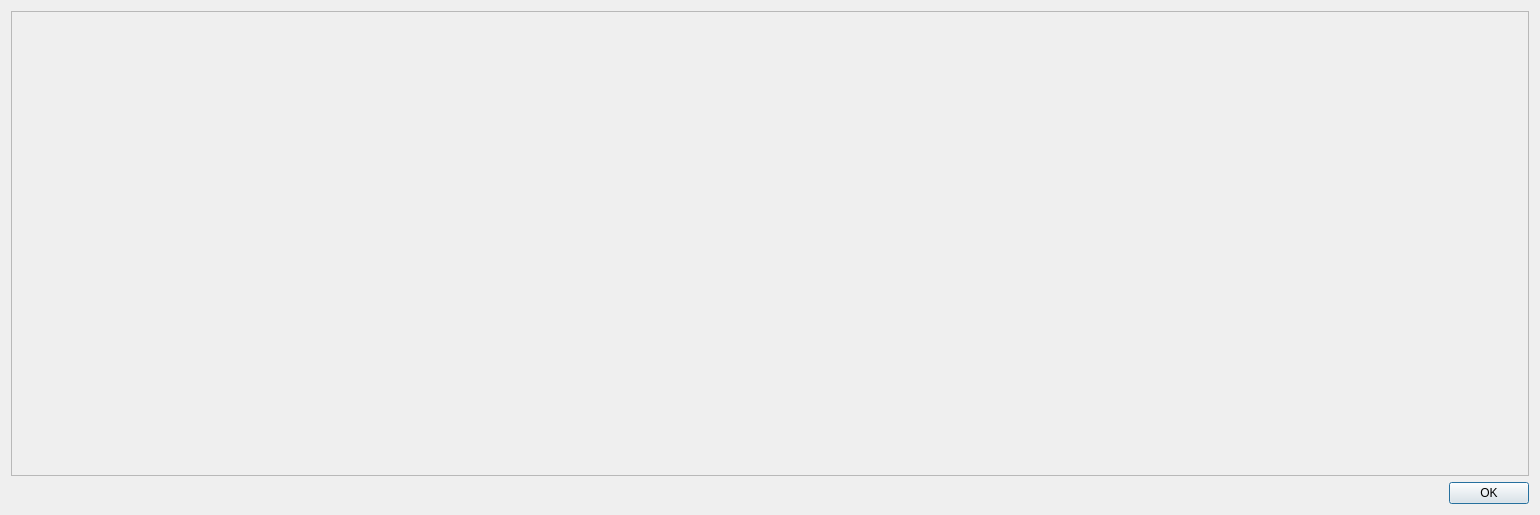
<?xml version="1.0" encoding="UTF-8"?>
<ui version="4.0">
 <class>TicketPredictionsDialog</class>
 <widget class="QDialog" name="TicketPredictionsDialog">
  <property name="geometry">
   <rect>
    <x>0</x>
    <y>0</y>
    <width>1540</width>
    <height>515</height>
   </rect>
  </property>
  <property name="sizePolicy">
   <sizepolicy hsizetype="Expanding" vsizetype="Expanding">
    <horstretch>0</horstretch>
    <verstretch>0</verstretch>
   </sizepolicy>
  </property>
  <property name="windowTitle">
   <string>Dialog</string>
  </property>
  <layout class="QGridLayout" name="gridLayout">
   <item row="1" column="0">
    <widget class="QDialogButtonBox" name="buttonBox">
     <property name="orientation">
      <enum>Qt::Horizontal</enum>
     </property>
     <property name="standardButtons">
      <set>QDialogButtonBox::Ok</set>
     </property>
    </widget>
   </item>
   <item row="0" column="0">
    <widget class="QFrame" name="frame">
     <property name="sizePolicy">
      <sizepolicy hsizetype="Expanding" vsizetype="Expanding">
       <horstretch>0</horstretch>
       <verstretch>0</verstretch>
      </sizepolicy>
     </property>
     <property name="frameShape">
      <enum>QFrame::StyledPanel</enum>
     </property>
     <property name="frameShadow">
      <enum>QFrame::Raised</enum>
     </property>
     <layout class="QGridLayout" name="gridLayout_2"/>
    </widget>
   </item>
  </layout>
 </widget>
 <resources/>
 <connections>
  <connection>
   <sender>buttonBox</sender>
   <signal>accepted()</signal>
   <receiver>TicketPredictionsDialog</receiver>
   <slot>accept()</slot>
   <hints>
    <hint type="sourcelabel">
     <x>248</x>
     <y>254</y>
    </hint>
    <hint type="destinationlabel">
     <x>157</x>
     <y>274</y>
    </hint>
   </hints>
  </connection>
  <connection>
   <sender>buttonBox</sender>
   <signal>rejected()</signal>
   <receiver>TicketPredictionsDialog</receiver>
   <slot>reject()</slot>
   <hints>
    <hint type="sourcelabel">
     <x>316</x>
     <y>260</y>
    </hint>
    <hint type="destinationlabel">
     <x>286</x>
     <y>274</y>
    </hint>
   </hints>
  </connection>
 </connections>
</ui>
